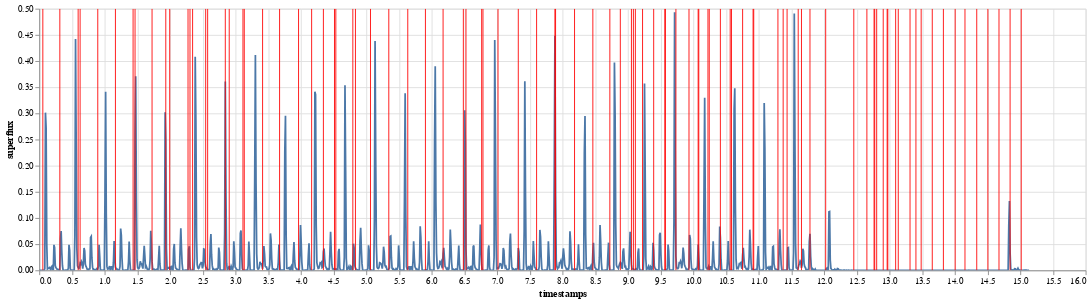

The cell this chart's notebook holds for it:
### Code cell
base = alt.Chart(data[data["file"]==file])

superflux = base.mark_line().encode(x="timestamps", y="superflux")

onsets = alt.Chart(data[data["file"]==file][data["onset"]]).mark_rule(color='red').encode(
    x='timestamps'
)

(superflux + onsets).properties(width=1200).interactive()

### Figure 1 — Vega-Lite specification as saved in the notebook (floating-point values rounded to 4 significant figures; data arrays with more than 128 entries replaced by an {"elided": "..."} marker saying what was removed)
{"config": {"view": {"continuousWidth": 400, "continuousHeight": 300}}, "layer": [{"data": {"name": "data-4ab49b6fffcb1b75cfd539078257ea3c"}, "mark": "line", "encoding": {"x": {"field": "timestamps", "type": "quantitative"}, "y": {"field": "superflux", "type": "quantitative"}}, "selection": {"selector001": {"type": "interval", "bind": "scales", "encodings": ["x", "y"]}}}, {"data": {"name": "data-0008edb75e1e5f9a505e9b56239018b8"}, "mark": {"type": "rule", "color": "red"}, "encoding": {"x": {"field": "timestamps", "type": "quantitative"}}}], "width": 1200, "$schema": "https://vega.github.io/schema/vega-lite/v4.17.0.json", "datasets": {"data-4ab49b6fffcb1b75cfd539078257ea3c": {"elided": "1514 records"}, "data-0008edb75e1e5f9a505e9b56239018b8": [{"file": "jpb_wilco", "superflux": 1e-05, "timestamps": 0.055, "energy": 15540000000.0, "rms": 2755.0, "sound_preassure_level": -96.45, "welch": 0.4943, "mean": 11.89, "kurtosis": 0.2095, "skew": -0.07655, "variation": 1.968, "onset": true}, {"file": "jpb_wilco", "superflux": 0.00087, "timestamps": 0.315, "energy": 12740000000.0, "rms": 2494.0, "sound_preassure_level": -31.61, "welch": 1460000.0, "mean": -56.13, "kurtosis": 0.1584, "skew": -0.1533, "variation": 28.0, "onset": true}, {"file": "jpb_wilco", "superflux": 0.00513, "timestamps": 0.595, "energy": 9818000000.0, "rms": 2189.0, "sound_preassure_level": -53.75, "welch": 19.55, "mean": 66.26, "kurtosis": -0.04169, "skew": -0.08696, "variation": 20.48, "onset": true}, {"file": "jpb_wilco", "superflux": 0.01344, "timestamps": 0.625, "energy": 9618000000.0, "rms": 2167.0, "sound_preassure_level": -53.76, "welch": 9.193, "mean": -9.085, "kurtosis": 0.2091, "skew": -0.1774, "variation": -148.4, "onset": true}, {"file": "jpb_wilco", "superflux": 0.00231, "timestamps": 0.895, "energy": 7421000000.0, "rms": 1904.0, "sound_preassure_level": -53.79, "welch": 4.066, "mean": 85.58, "kurtosis": -1.174, "skew": 0.3604, "variation": -43.0, "onset": true}, {"file": "jpb_wilco", "superflux": 0.0064, "timestamps": 1.165, "energy": 27670000000.0, "rms": 3676.0, "sound_preassure_level": -53.75, "welch": 3.089, "mean": -35.13, "kurtosis": -1.279, "skew": -0.1613, "variation": 86.38, "onset": true}, {"file": "jpb_wilco", "superflux": 0.00029, "timestamps": 1.435, "energy": 17800000000.0, "rms": 2948.0, "sound_preassure_level": -53.78, "welch": 3.193, "mean": -40.01, "kurtosis": -0.6921, "skew": 0.2839, "variation": 23.89, "onset": true}, {"file": "jpb_wilco", "superflux": 0.2617, "timestamps": 1.465, "energy": 15480000000.0, "rms": 2749.0, "sound_preassure_level": -53.79, "welch": 2.757, "mean": 44.06, "kurtosis": -0.5599, "skew": -0.101, "variation": -129.1, "onset": true}, {"file": "jpb_wilco", "superflux": 0.01611, "timestamps": 1.725, "energy": 10130000000.0, "rms": 2224.0, "sound_preassure_level": -53.84, "welch": 4.689, "mean": 2.121, "kurtosis": -0.5312, "skew": 0.00641, "variation": -49.48, "onset": true}, {"file": "jpb_wilco", "superflux": 0.2478, "timestamps": 1.935, "energy": 13100000000.0, "rms": 2529.0, "sound_preassure_level": -53.83, "welch": 4.434, "mean": 42.28, "kurtosis": -0.5788, "skew": 0.2227, "variation": 27.58, "onset": true}, {"file": "jpb_wilco", "superflux": 0.00323, "timestamps": 1.995, "energy": 12260000000.0, "rms": 2447.0, "sound_preassure_level": -53.79, "welch": 4.628, "mean": -33.43, "kurtosis": 0.8521, "skew": 0.2106, "variation": 50.74, "onset": true}, {"file": "jpb_wilco", "superflux": 0.00145, "timestamps": 2.275, "energy": 12340000000.0, "rms": 2455.0, "sound_preassure_level": -53.8, "welch": 4.156, "mean": 0.7139, "kurtosis": -0.7307, "skew": 0.06418, "variation": -48.46, "onset": true}, {"file": "jpb_wilco", "superflux": 0.00593, "timestamps": 2.305, "energy": 11310000000.0, "rms": 2350.0, "sound_preassure_level": -53.79, "welch": 3.16, "mean": -35.49, "kurtosis": -0.2183, "skew": 0.1084, "variation": 77.67, "onset": true}, {"file": "jpb_wilco", "superflux": 0.00018, "timestamps": 2.345, "energy": 11720000000.0, "rms": 2392.0, "sound_preassure_level": -53.81, "welch": 5.258, "mean": 7.913, "kurtosis": -0.4166, "skew": 0.113, "variation": 16.6, "onset": true}, {"file": "jpb_wilco", "superflux": 0.00701, "timestamps": 2.545, "energy": 16090000000.0, "rms": 2803.0, "sound_preassure_level": -53.84, "welch": 5.1, "mean": 0.1143, "kurtosis": -0.1069, "skew": 0.1658, "variation": 7.021, "onset": true}, {"file": "jpb_wilco", "superflux": 0.00089, "timestamps": 2.575, "energy": 17350000000.0, "rms": 2911.0, "sound_preassure_level": -53.82, "welch": 4.806, "mean": -37.61, "kurtosis": -0.2565, "skew": -0.1019, "variation": 17.1, "onset": true}, {"file": "jpb_wilco", "superflux": 0.3607, "timestamps": 2.845, "energy": 16010000000.0, "rms": 2796.0, "sound_preassure_level": -53.85, "welch": 4.317, "mean": 78.05, "kurtosis": -0.2475, "skew": 0.3887, "variation": -41.58, "onset": true}, {"file": "jpb_wilco", "superflux": 0.00823, "timestamps": 2.905, "energy": 16880000000.0, "rms": 2871.0, "sound_preassure_level": -53.81, "welch": 4.373, "mean": 18.67, "kurtosis": 0.6796, "skew": -0.00976, "variation": 41.66, "onset": true}, {"file": "jpb_wilco", "superflux": 4e-05, "timestamps": 3.115, "energy": 16840000000.0, "rms": 2868.0, "sound_preassure_level": -35.26, "welch": 635800.0, "mean": -49.72, "kurtosis": -0.8262, "skew": -0.09371, "variation": 25.4, "onset": true}, {"file": "jpb_wilco", "superflux": 0.00012, "timestamps": 3.135, "energy": 15990000000.0, "rms": 2794.0, "sound_preassure_level": -39.49, "welch": 218000.0, "mean": 53.96, "kurtosis": 0.3044, "skew": -0.0082, "variation": 36.74, "onset": true}, {"file": "jpb_wilco", "superflux": 0.00296, "timestamps": 3.415, "energy": 18940000000.0, "rms": 3041.0, "sound_preassure_level": -53.75, "welch": 17.23, "mean": 71.37, "kurtosis": -0.357, "skew": -0.2228, "variation": 8.616, "onset": true}, {"file": "jpb_wilco", "superflux": 0.01847, "timestamps": 3.675, "energy": 19890000000.0, "rms": 3117.0, "sound_preassure_level": -53.77, "welch": 5.462, "mean": 18.08, "kurtosis": -0.6233, "skew": 0.4705, "variation": -46.73, "onset": true}, {"file": "jpb_wilco", "superflux": 0.00032, "timestamps": 3.965, "energy": 5895000000.0, "rms": 1697.0, "sound_preassure_level": -53.81, "welch": 2.871, "mean": -9.197, "kurtosis": -0.67, "skew": 0.4145, "variation": -55930.0, "onset": true}, {"file": "jpb_wilco", "superflux": 6e-05, "timestamps": 4.165, "energy": 15180000000.0, "rms": 2722.0, "sound_preassure_level": -53.81, "welch": 3.294, "mean": 10.22, "kurtosis": -0.389, "skew": 0.06652, "variation": 67.29, "onset": true}, {"file": "jpb_wilco", "superflux": 0.03508, "timestamps": 4.345, "energy": 17240000000.0, "rms": 2901.0, "sound_preassure_level": -53.79, "welch": 4.252, "mean": 45.61, "kurtosis": -0.2383, "skew": 0.03367, "variation": 8.437, "onset": true}, {"file": "jpb_wilco", "superflux": 0.00025, "timestamps": 4.515, "energy": 16100000000.0, "rms": 2804.0, "sound_preassure_level": -53.81, "welch": 4.613, "mean": 84.79, "kurtosis": -0.2105, "skew": 0.2822, "variation": 72.58, "onset": true}, {"file": "jpb_wilco", "superflux": 0.00241, "timestamps": 4.535, "energy": 15540000000.0, "rms": 2755.0, "sound_preassure_level": -53.81, "welch": 4.604, "mean": 38.55, "kurtosis": 0.1146, "skew": 0.1792, "variation": -104.3, "onset": true}, {"file": "jpb_wilco", "superflux": 0.0023, "timestamps": 4.795, "energy": 16830000000.0, "rms": 2866.0, "sound_preassure_level": -53.8, "welch": 3.485, "mean": 55.2, "kurtosis": -0.2225, "skew": 0.03175, "variation": 12.07, "onset": true}, {"file": "jpb_wilco", "superflux": 0.00423, "timestamps": 4.835, "energy": 17350000000.0, "rms": 2911.0, "sound_preassure_level": -53.78, "welch": 3.275, "mean": -29.45, "kurtosis": -0.4001, "skew": -0.2192, "variation": 30.76, "onset": true}, {"file": "jpb_wilco", "superflux": 0.00014, "timestamps": 5.065, "energy": 13010000000.0, "rms": 2520.0, "sound_preassure_level": -53.81, "welch": 5.544, "mean": 2.52, "kurtosis": -0.09263, "skew": -0.3042, "variation": 21.39, "onset": true}, {"file": "jpb_wilco", "superflux": 0.00256, "timestamps": 5.345, "energy": 6577000000.0, "rms": 1792.0, "sound_preassure_level": -53.8, "welch": 4.042, "mean": 16.6, "kurtosis": 0.2993, "skew": -0.1319, "variation": 10.9, "onset": true}, {"file": "jpb_wilco", "superflux": 0.00286, "timestamps": 5.635, "energy": 10460000000.0, "rms": 2260.0, "sound_preassure_level": -27.78, "welch": 2326000.0, "mean": 70.92, "kurtosis": 0.2886, "skew": 0.04305, "variation": 9.008, "onset": true}, {"file": "jpb_wilco", "superflux": 0.00042, "timestamps": 5.905, "energy": 2752000000.0, "rms": 1159.0, "sound_preassure_level": -51.6, "welch": 5728.0, "mean": -29.37, "kurtosis": -0.76, "skew": 0.2697, "variation": 146.4, "onset": true}, {"file": "jpb_wilco", "superflux": 0.03212, "timestamps": 6.175, "energy": 5333000000.0, "rms": 1614.0, "sound_preassure_level": -53.74, "welch": 5.32, "mean": 22.27, "kurtosis": -0.9181, "skew": -0.00822, "variation": -33.95, "onset": true}, {"file": "jpb_wilco", "superflux": 0.00027, "timestamps": 6.485, "energy": 10740000000.0, "rms": 2289.0, "sound_preassure_level": -53.79, "welch": 4.411, "mean": 115.6, "kurtosis": 0.2818, "skew": 0.3151, "variation": 27.27, "onset": true}, {"file": "jpb_wilco", "superflux": 0.04013, "timestamps": 6.525, "energy": 5908000000.0, "rms": 1698.0, "sound_preassure_level": -53.78, "welch": 4.526, "mean": -32.36, "kurtosis": -0.4119, "skew": 0.3468, "variation": 183.4, "onset": true}, {"file": "jpb_wilco", "superflux": 0.01078, "timestamps": 6.765, "energy": 2899000000.0, "rms": 1190.0, "sound_preassure_level": -53.83, "welch": 5.425, "mean": -11.69, "kurtosis": -0.06581, "skew": 0.02871, "variation": 179.3, "onset": true}, {"file": "jpb_wilco", "superflux": 9e-05, "timestamps": 6.785, "energy": 3120000000.0, "rms": 1234.0, "sound_preassure_level": -53.84, "welch": 4.929, "mean": -25.79, "kurtosis": 0.5086, "skew": -0.1832, "variation": -40.47, "onset": true}, {"file": "jpb_wilco", "superflux": 0.0044, "timestamps": 7.015, "energy": 3973000000.0, "rms": 1393.0, "sound_preassure_level": -53.8, "welch": 4.365, "mean": -45.87, "kurtosis": -0.4012, "skew": 0.1274, "variation": 131.2, "onset": true}, {"file": "jpb_wilco", "superflux": 0.04263, "timestamps": 7.325, "energy": 3664000000.0, "rms": 1338.0, "sound_preassure_level": -53.84, "welch": 4.074, "mean": 7.414, "kurtosis": 2.816, "skew": -0.08582, "variation": -36.04, "onset": true}, {"file": "jpb_wilco", "superflux": 0.00155, "timestamps": 7.605, "energy": 2821000000.0, "rms": 1174.0, "sound_preassure_level": -53.83, "welch": 4.137, "mean": 27.57, "kurtosis": -1.171, "skew": 0.05709, "variation": 14.03, "onset": true}, {"file": "jpb_wilco", "superflux": 0.4481, "timestamps": 7.885, "energy": 1433000000.0, "rms": 836.5, "sound_preassure_level": -53.78, "welch": 4.357, "mean": -3.84, "kurtosis": -1.33, "skew": -0.07035, "variation": 37.91, "onset": true}, {"file": "jpb_wilco", "superflux": 0.1427, "timestamps": 7.895, "energy": 1543000000.0, "rms": 868.0, "sound_preassure_level": -53.81, "welch": 4.319, "mean": -0.3696, "kurtosis": -1.255, "skew": -0.1944, "variation": 73.83, "onset": true}, {"file": "jpb_wilco", "superflux": 0.00089, "timestamps": 8.185, "energy": 2775000000.0, "rms": 1164.0, "sound_preassure_level": -53.81, "welch": 3.126, "mean": 24.72, "kurtosis": 0.7369, "skew": -0.05292, "variation": 26.76, "onset": true}, {"file": "jpb_wilco", "superflux": 0.03433, "timestamps": 8.465, "energy": 596200000.0, "rms": 539.6, "sound_preassure_level": -31.46, "welch": 1412000.0, "mean": 0.5801, "kurtosis": -0.1747, "skew": -0.5348, "variation": 24.81, "onset": true}, {"file": "jpb_wilco", "superflux": 0.00027, "timestamps": 8.725, "energy": 1242000000.0, "rms": 778.7, "sound_preassure_level": -53.81, "welch": 36.28, "mean": 17.42, "kurtosis": 2.476, "skew": -0.4747, "variation": 26.34, "onset": true}, {"file": "jpb_wilco", "superflux": 0.01504, "timestamps": 8.885, "energy": 3170000000.0, "rms": 1244.0, "sound_preassure_level": -53.79, "welch": 3.669, "mean": 25.22, "kurtosis": 0.04959, "skew": -0.2872, "variation": 33.39, "onset": true}, {"file": "jpb_wilco", "superflux": 0.01176, "timestamps": 9.055, "energy": 3028000000.0, "rms": 1216.0, "sound_preassure_level": -53.8, "welch": 3.885, "mean": 31.44, "kurtosis": -0.4834, "skew": 0.4051, "variation": 217.8, "onset": true}, {"file": "jpb_wilco", "superflux": 0.00253, "timestamps": 9.085, "energy": 2316000000.0, "rms": 1063.0, "sound_preassure_level": -53.78, "welch": 4.263, "mean": 10.87, "kurtosis": -0.5267, "skew": 0.4438, "variation": 21.08, "onset": true}, {"file": "jpb_wilco", "superflux": 0.00208, "timestamps": 9.115, "energy": 1652000000.0, "rms": 898.2, "sound_preassure_level": -53.79, "welch": 4.319, "mean": 1.896, "kurtosis": -0.427, "skew": 0.5174, "variation": 41.72, "onset": true}, {"file": "jpb_wilco", "superflux": 0.00018, "timestamps": 9.225, "energy": 1966000000.0, "rms": 979.8, "sound_preassure_level": -53.79, "welch": 4.638, "mean": 10.54, "kurtosis": 0.6091, "skew": 0.3902, "variation": 14.79, "onset": true}, {"file": "jpb_wilco", "superflux": 0.03842, "timestamps": 9.395, "energy": 1304000000.0, "rms": 798.1, "sound_preassure_level": -53.78, "welch": 3.527, "mean": 9.815, "kurtosis": -0.2432, "skew": -0.1399, "variation": 16.88, "onset": true}, {"file": "jpb_wilco", "superflux": 0.00037, "timestamps": 9.565, "energy": 2407000000.0, "rms": 1084.0, "sound_preassure_level": -53.77, "welch": 3.627, "mean": 3.875, "kurtosis": 1.036, "skew": -0.1346, "variation": 16.27, "onset": true}, {"file": "jpb_wilco", "superflux": 0.0006, "timestamps": 9.575, "energy": 2372000000.0, "rms": 1076.0, "sound_preassure_level": -53.8, "welch": 3.846, "mean": -20.55, "kurtosis": 0.6166, "skew": -0.1249, "variation": 17.78, "onset": true}, {"file": "jpb_wilco", "superflux": 0.02717, "timestamps": 9.735, "energy": 1201000000.0, "rms": 765.9, "sound_preassure_level": -53.79, "welch": 3.428, "mean": -3.275, "kurtosis": -0.1758, "skew": 0.07055, "variation": 10.2, "onset": true}, {"file": "jpb_wilco", "superflux": 0.0055, "timestamps": 9.935, "energy": 954900000.0, "rms": 682.8, "sound_preassure_level": -53.82, "welch": 3.638, "mean": 18.62, "kurtosis": 1.803, "skew": 0.1775, "variation": 25.3, "onset": true}, {"file": "jpb_wilco", "superflux": 0.04921, "timestamps": 10.07, "energy": 701000000.0, "rms": 585.1, "sound_preassure_level": -53.79, "welch": 3.715, "mean": -5.708, "kurtosis": -1.165, "skew": -1.477, "variation": 16.33, "onset": true}, {"file": "jpb_wilco", "superflux": 0.02488, "timestamps": 10.09, "energy": 739500000.0, "rms": 600.9, "sound_preassure_level": -53.82, "welch": 4.344, "mean": 3.185, "kurtosis": -1.196, "skew": -0.1921, "variation": 8.896, "onset": true}, {"file": "jpb_wilco", "superflux": 0.00414, "timestamps": 10.22, "energy": 458000000.0, "rms": 472.9, "sound_preassure_level": -53.78, "welch": 4.499, "mean": 28.06, "kurtosis": 1.211, "skew": -0.01789, "variation": 15.18, "onset": true}, {"file": "jpb_wilco", "superflux": 0.00076, "timestamps": 10.24, "energy": 616100000.0, "rms": 548.5, "sound_preassure_level": -53.8, "welch": 4.335, "mean": -0.4741, "kurtosis": 1.575, "skew": 0.07937, "variation": 11.61, "onset": true}, {"file": "jpb_wilco", "superflux": 0.06256, "timestamps": 10.41, "energy": 1327000000.0, "rms": 804.9, "sound_preassure_level": -53.8, "welch": 3.75, "mean": -3.747, "kurtosis": 0.6232, "skew": -0.3411, "variation": 39.93, "onset": true}, {"file": "jpb_wilco", "superflux": 6e-05, "timestamps": 10.56, "energy": 2098000000.0, "rms": 1012.0, "sound_preassure_level": -53.75, "welch": 5.489, "mean": 31.24, "kurtosis": 0.201, "skew": 0.3033, "variation": 14.55, "onset": true}, {"file": "jpb_wilco", "superflux": 0.00014, "timestamps": 10.59, "energy": 2020000000.0, "rms": 993.2, "sound_preassure_level": -53.76, "welch": 5.633, "mean": 15.73, "kurtosis": 0.2441, "skew": 0.2123, "variation": 11.58, "onset": true}, {"file": "jpb_wilco", "superflux": 0.02909, "timestamps": 10.76, "energy": 1027000000.0, "rms": 708.2, "sound_preassure_level": -53.8, "welch": 4.734, "mean": 12.24, "kurtosis": 6.364, "skew": -0.1815, "variation": 9.379, "onset": true}, {"file": "jpb_wilco", "superflux": 0.00233, "timestamps": 10.91, "energy": 2973000000.0, "rms": 1205.0, "sound_preassure_level": -53.82, "welch": 3.423, "mean": 25.37, "kurtosis": -0.6481, "skew": -0.2601, "variation": 13.79, "onset": true}, {"file": "jpb_wilco", "superflux": 0.00044, "timestamps": 10.93, "energy": 2834000000.0, "rms": 1176.0, "sound_preassure_level": -53.78, "welch": 2.808, "mean": 34.55, "kurtosis": -0.6285, "skew": -0.2696, "variation": 14.79, "onset": true}, {"file": "jpb_wilco", "superflux": 0.00019, "timestamps": 11.29, "energy": 2609000000.0, "rms": 1129.0, "sound_preassure_level": -46.17, "welch": 42650.0, "mean": 10.37, "kurtosis": 4.502, "skew": 0.1196, "variation": 14.63, "onset": true}, {"file": "jpb_wilco", "superflux": 7e-05, "timestamps": 11.38, "energy": 3026000000.0, "rms": 1215.0, "sound_preassure_level": -53.44, "welch": 646.4, "mean": 0.2231, "kurtosis": 0.09385, "skew": 0.04048, "variation": 14.02, "onset": true}, {"file": "jpb_wilco", "superflux": 0.00174, "timestamps": 11.44, "energy": 3118000000.0, "rms": 1234.0, "sound_preassure_level": -53.68, "welch": 100.5, "mean": 14.81, "kurtosis": -0.121, "skew": 0.1841, "variation": 16.98, "onset": true}, {"file": "jpb_wilco", "superflux": 0.00491, "timestamps": 11.61, "energy": 6555000000.0, "rms": 1789.0, "sound_preassure_level": -53.71, "welch": 4.205, "mean": 43.05, "kurtosis": -1.197, "skew": 0.1028, "variation": 221.2, "onset": true}, {"file": "jpb_wilco", "superflux": 0.00468, "timestamps": 11.65, "energy": 5819000000.0, "rms": 1686.0, "sound_preassure_level": -53.78, "welch": 4.147, "mean": 15.95, "kurtosis": -1.121, "skew": -0.07894, "variation": 11.62, "onset": true}, {"file": "jpb_wilco", "superflux": 0.06962, "timestamps": 11.79, "energy": 7584000000.0, "rms": 1924.0, "sound_preassure_level": -53.75, "welch": 4.523, "mean": 19.08, "kurtosis": -0.6077, "skew": -0.2878, "variation": 27.75, "onset": true}, {"file": "jpb_wilco", "superflux": 1e-05, "timestamps": 12.03, "energy": 13200000000.0, "rms": 2539.0, "sound_preassure_level": -53.78, "welch": 4.534, "mean": 8.664, "kurtosis": -0.894, "skew": 0.02825, "variation": 14.09, "onset": true}, {"file": "jpb_wilco", "superflux": 2e-05, "timestamps": 12.46, "energy": 24870000000.0, "rms": 3484.0, "sound_preassure_level": -53.84, "welch": 4.92, "mean": 41.94, "kurtosis": -0.6174, "skew": 0.05398, "variation": 34.23, "onset": true}, {"file": "jpb_wilco", "superflux": 3e-05, "timestamps": 12.65, "energy": 43370000000.0, "rms": 4602.0, "sound_preassure_level": -53.82, "welch": 3.496, "mean": 32.34, "kurtosis": -0.8186, "skew": -0.03871, "variation": 54.06, "onset": true}, {"file": "jpb_wilco", "superflux": 2e-05, "timestamps": 12.77, "energy": 48850000000.0, "rms": 4884.0, "sound_preassure_level": -53.81, "welch": 3.97, "mean": 18.03, "kurtosis": -0.7742, "skew": -0.4835, "variation": -62.14, "onset": true}, {"file": "jpb_wilco", "superflux": 2e-05, "timestamps": 12.78, "energy": 52550000000.0, "rms": 5066.0, "sound_preassure_level": -53.81, "welch": 3.423, "mean": -28.86, "kurtosis": -0.9556, "skew": -0.4347, "variation": 14.26, "onset": true}, {"file": "jpb_wilco", "superflux": 4e-05, "timestamps": 12.8, "energy": 48420000000.0, "rms": 4862.0, "sound_preassure_level": -53.79, "welch": 3.254, "mean": 10.06, "kurtosis": -0.9205, "skew": -0.5218, "variation": 17.97, "onset": true}, {"file": "jpb_wilco", "superflux": 5e-05, "timestamps": 12.9, "energy": 45070000000.0, "rms": 4691.0, "sound_preassure_level": -53.79, "welch": 4.837, "mean": 6.829, "kurtosis": 3.342, "skew": -0.525, "variation": 9.503, "onset": true}, {"file": "jpb_wilco", "superflux": 3e-05, "timestamps": 12.97, "energy": 75990000000.0, "rms": 6091.0, "sound_preassure_level": -53.8, "welch": 3.976, "mean": 32.73, "kurtosis": -0.3408, "skew": -0.3827, "variation": 14.24, "onset": true}, {"file": "jpb_wilco", "superflux": 3e-05, "timestamps": 12.97, "energy": 74590000000.0, "rms": 6035.0, "sound_preassure_level": -53.82, "welch": 3.75, "mean": 62.18, "kurtosis": -0.05845, "skew": -0.4193, "variation": 7.19, "onset": true}, {"file": "jpb_wilco", "superflux": 7e-05, "timestamps": 13.1, "energy": 63640000000.0, "rms": 5574.0, "sound_preassure_level": -53.86, "welch": 5.958, "mean": 50.51, "kurtosis": 0.2005, "skew": -0.3232, "variation": 25.98, "onset": true}, {"file": "jpb_wilco", "superflux": 2e-05, "timestamps": 13.14, "energy": 82420000000.0, "rms": 6344.0, "sound_preassure_level": -53.82, "welch": 4.372, "mean": 46.11, "kurtosis": 0.6255, "skew": -0.2539, "variation": 8.512, "onset": true}, {"file": "jpb_wilco", "superflux": 3e-05, "timestamps": 13.31, "energy": 92180000000.0, "rms": 6709.0, "sound_preassure_level": -53.82, "welch": 3.276, "mean": -55.12, "kurtosis": 0.6291, "skew": -0.1252, "variation": 11.94, "onset": true}, {"file": "jpb_wilco", "superflux": 3e-05, "timestamps": 13.4, "energy": 105800000000.0, "rms": 7187.0, "sound_preassure_level": -53.84, "welch": 4.654, "mean": 55.46, "kurtosis": -0.3972, "skew": -0.03469, "variation": 13.01, "onset": true}, {"file": "jpb_wilco", "superflux": 3e-05, "timestamps": 13.48, "energy": 92040000000.0, "rms": 6704.0, "sound_preassure_level": -53.82, "welch": 4.247, "mean": -19.45, "kurtosis": -0.4247, "skew": -0.05137, "variation": 8.293, "onset": true}, {"file": "jpb_wilco", "superflux": 2e-05, "timestamps": 13.65, "energy": 83100000000.0, "rms": 6370.0, "sound_preassure_level": -53.8, "welch": 3.305, "mean": 46.4, "kurtosis": -0.7988, "skew": 0.1055, "variation": 9.625, "onset": true}, {"file": "jpb_wilco", "superflux": 3e-05, "timestamps": 13.82, "energy": 86110000000.0, "rms": 6484.0, "sound_preassure_level": -29.24, "welch": 2601000.0, "mean": 44.07, "kurtosis": -1.092, "skew": -0.08339, "variation": 20.33, "onset": true}, {"file": "jpb_wilco", "superflux": 3e-05, "timestamps": 14.01, "energy": 77360000000.0, "rms": 6146.0, "sound_preassure_level": -52.61, "welch": 2838.0, "mean": 5.508, "kurtosis": -0.3398, "skew": -0.09325, "variation": 24.03, "onset": true}, {"file": "jpb_wilco", "superflux": 3e-05, "timestamps": 14.15, "energy": 10260000000.0, "rms": 2238.0, "sound_preassure_level": -53.77, "welch": 10.55, "mean": 47.49, "kurtosis": -1.154, "skew": -0.2381, "variation": 9.028, "onset": true}, {"file": "jpb_wilco", "superflux": 6e-05, "timestamps": 14.34, "energy": 220100000000.0, "rms": 10370.0, "sound_preassure_level": -53.77, "welch": 5.437, "mean": -1140.0, "kurtosis": -0.3147, "skew": -0.0853, "variation": 14.21, "onset": true}, {"file": "jpb_wilco", "superflux": 5e-05, "timestamps": 14.51, "energy": 115800000000.0, "rms": 7521.0, "sound_preassure_level": -53.73, "welch": 4.243, "mean": -25.18, "kurtosis": -0.6313, "skew": 0.0367, "variation": 19.58, "onset": true}, {"file": "jpb_wilco", "superflux": 3e-05, "timestamps": 14.68, "energy": 197600000000.0, "rms": 9822.0, "sound_preassure_level": -53.81, "welch": 4.43, "mean": 160.6, "kurtosis": -0.5122, "skew": -0.1316, "variation": 10.63, "onset": true}, {"file": "jpb_wilco", "superflux": 0.0337, "timestamps": 14.85, "energy": 142000000000.0, "rms": 8326.0, "sound_preassure_level": -53.83, "welch": 4.521, "mean": 428.2, "kurtosis": -0.4387, "skew": -0.1427, "variation": 14.16, "onset": true}, {"file": "jpb_wilco", "superflux": 1e-05, "timestamps": 15.02, "energy": 160800000000.0, "rms": 8861.0, "sound_preassure_level": -53.79, "welch": 4.385, "mean": -581.7, "kurtosis": 0.1711, "skew": -0.1436, "variation": 45.79, "onset": true}]}}
